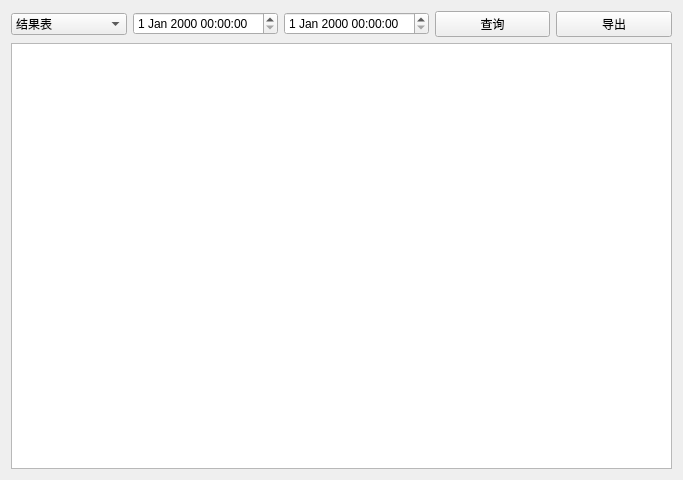
<?xml version="1.0" encoding="UTF-8"?>
<ui version="4.0">
 <class>Form_dataPage</class>
 <widget class="QWidget" name="Form_dataPage">
  <property name="geometry">
   <rect>
    <x>0</x>
    <y>0</y>
    <width>683</width>
    <height>480</height>
   </rect>
  </property>
  <property name="windowTitle">
   <string>Form</string>
  </property>
  <layout class="QVBoxLayout" name="verticalLayout">
   <item>
    <layout class="QHBoxLayout" name="horizontalLayout">
     <item>
      <widget class="QComboBox" name="comboBox">
       <item>
        <property name="text">
         <string>结果表</string>
        </property>
       </item>
       <item>
        <property name="text">
         <string>报警表</string>
        </property>
       </item>
      </widget>
     </item>
     <item>
      <widget class="QDateTimeEdit" name="dateTimeEdit_start"/>
     </item>
     <item>
      <widget class="QDateTimeEdit" name="dateTimeEdit_end"/>
     </item>
     <item>
      <widget class="QPushButton" name="pushButton_select">
       <property name="text">
        <string>查询</string>
       </property>
      </widget>
     </item>
     <item>
      <widget class="QPushButton" name="pushButton_export">
       <property name="text">
        <string>导出</string>
       </property>
      </widget>
     </item>
    </layout>
   </item>
   <item>
    <widget class="QTableWidget" name="tableWidget"/>
   </item>
  </layout>
 </widget>
 <resources/>
 <connections/>
</ui>
